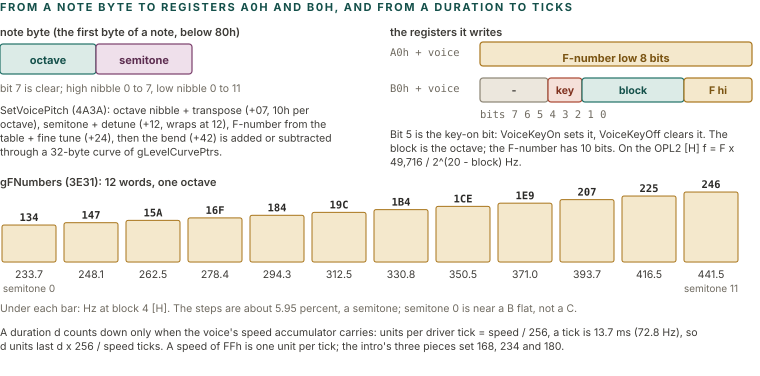

The script that saved this image:
import sys; sys.path.insert(0, '.')
from figlib import *

c = Canvas(760, 376)
c.section(0, 11, "From a note byte to registers A0h and B0h, and from a duration to ticks")

def bits(x, y, labels, w, kinds, h=30, title=None):
    xx = x
    for (lab, n), kind in zip(labels, kinds):
        tc, sc, fc = PAL[kind]
        ww = w * n
        c.rect(xx, y, ww, h, fill=fc, stroke=sc, sw=1.2, rx=3)
        c.text(xx + ww / 2, y + 20, lab, size=11, weight=700, color=tc, anchor="middle")
        xx += ww
    return xx

# note byte
c.text(0, 36, "note byte (the first byte of a note, below 80h)", size=11, weight=600, color=INK2)
bits(0, 44, [("octave", 4), ("semitone", 4)], 24, ["teal", "plum"])
c.text(0, 92, "bit 7 is clear; high nibble 0 to 7, low nibble 0 to 11", size=10.5, color=MUTED)
c.para(0, 114, "SetVoicePitch (4A3A): octave nibble + transpose (+07, 10h per octave), semitone + detune (+12, wraps at 12), "
       "F-number from the table + fine tune (+24), then the bend (+42) is added or subtracted through a 32-byte curve of gLevelCurvePtrs.", 330, size=10.5, color=INK2)

# registers
c.text(390, 36, "the registers it writes", size=11, weight=600, color=INK2)
c.text(390, 56, "A0h + voice", size=10.5, mono=True, color=MUTED)
bits(480, 42, [("F-number low 8 bits", 8)], 34, ["ochre"], h=24)
c.text(390, 92, "B0h + voice", size=10.5, mono=True, color=MUTED)
x = 480
for lab, n, kind in (("-", 2, "grey"), ("key", 1, "red"), ("block", 3, "teal"), ("F hi", 2, "ochre")):
    tc, sc, fc = PAL[kind]
    w = 34 * n
    c.rect(x, 78, w, 24, fill=fc, stroke=sc, sw=1.2, rx=3)
    c.text(x + w / 2, 94, lab, size=10.5, weight=700, color=tc, anchor="middle")
    x += w
c.text(480, 118, "bits 7 6  5  4 3 2  1 0", size=10.5, color=MUTED, mono=True)
c.para(390, 138, "Bit 5 is the key-on bit: VoiceKeyOn sets it, VoiceKeyOff clears it. The block is the octave; the F-number has 10 bits. On the OPL2 [H] f = F x 49,716 / 2^(20 - block) Hz.", 360, size=10.5, color=INK2)

# F-number table
c.text(0, 186, "gFNumbers (3E31): 12 words, one octave", size=11, weight=600, color=INK2)
fn = [0x134, 0x147, 0x15a, 0x16f, 0x184, 0x19c, 0x1b4, 0x1ce, 0x1e9, 0x207, 0x225, 0x246]
mx = max(fn)
for i, f in enumerate(fn):
    x = i * 62
    h = 70 * f / mx
    c.rect(x + 2, 262 - h, 54, h, fill=PAL["ochre"][2], stroke=PAL["ochre"][1], sw=1, rx=2)
    c.text(x + 29, 262 - h - 4, "%03X" % f, size=10.5, mono=True, color=INK, anchor="middle", weight=700)
    c.text(x + 29, 278, "%.1f" % (f * 49716 / 2 ** 16), size=10.5, color=INK2, anchor="middle")
    c.text(x + 29, 292, "semitone %d" % i, size=10, color=MUTED, anchor="middle") if i in (0, 11) else None
c.para(0, 312, "Under each bar: Hz at block 4 [H]. The steps are about 5.95 percent, a semitone; semitone 0 is near a B flat, not a C.", 700, size=10.5, color=MUTED)

# timing
c.para(0, 336, "A duration d counts down only when the voice's speed accumulator carries: units per driver tick = speed / 256, a tick is 13.7 ms (72.8 Hz), so d units last d x 256 / speed ticks. "
       "A speed of FFh is one unit per tick; the intro's three pieces set 168, 234 and 180.", 700, size=10.5, color=INK2)
c.save("figs/snd_pitch.svg")
